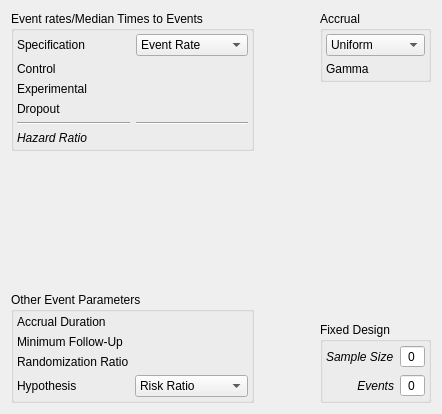
               <widget class="QWidget" name="ssTETab">
                <attribute name="title">
                 <string>Time to Event</string>
                </attribute>
                <layout class="QGridLayout" name="gridLayout_73">
                 <item row="0" column="1">
                  <spacer name="horizontalSpacer_4">
                   <property name="orientation">
                    <enum>Qt::Horizontal</enum>
                   </property>
                   <property name="sizeHint" stdset="0">
                    <size>
                     <width>60</width>
                     <height>20</height>
                    </size>
                   </property>
                  </spacer>
                 </item>
                 <item row="0" column="2">
                  <widget class="QGroupBox" name="ssTEAccrualGroup">
                   <property name="title">
                    <string>Accrual </string>
                   </property>
                   <layout class="QGridLayout" name="gridLayout_72">
                    <property name="margin">
                     <number>3</number>
                    </property>
                    <item row="0" column="0">
                     <layout class="QVBoxLayout" name="ssTEAccrualLayout">
                      <item>
                       <widget class="QComboBox" name="ssTEAccrualCombo">
                        <item>
                         <property name="text">
                          <string>Uniform</string>
                         </property>
                        </item>
                        <item>
                         <property name="text">
                          <string>Exponential</string>
                         </property>
                        </item>
                       </widget>
                      </item>
                      <item>
                       <layout class="QGridLayout" name="ssTEGammaLayout">
                        <item row="0" column="0">
                         <widget class="QLabel" name="ssTEGammaLabel">
                          <property name="text">
                           <string>Gamma</string>
                          </property>
                         </widget>
                        </item>
                        <item row="0" column="1">
                         <widget class="QwtCounter" name="ssTEGammaDSpin" native="true">
                          <property name="numButtons" stdset="0">
                           <number>1</number>
                          </property>
                         </widget>
                        </item>
                       </layout>
                      </item>
                     </layout>
                    </item>
                   </layout>
                  </widget>
                 </item>
                 <item row="2" column="0">
                  <spacer name="verticalSpacer_11">
                   <property name="orientation">
                    <enum>Qt::Vertical</enum>
                   </property>
                   <property name="sizeHint" stdset="0">
                    <size>
                     <width>20</width>
                     <height>67</height>
                    </size>
                   </property>
                  </spacer>
                 </item>
                 <item row="2" column="2" rowspan="2">
                  <spacer name="verticalSpacer_12">
                   <property name="orientation">
                    <enum>Qt::Vertical</enum>
                   </property>
                   <property name="sizeHint" stdset="0">
                    <size>
                     <width>20</width>
                     <height>135</height>
                    </size>
                   </property>
                  </spacer>
                 </item>
                 <item row="3" column="0" rowspan="2">
                  <widget class="QGroupBox" name="ssTEOtherGroup">
                   <property name="title">
                    <string>Other Event Parameters</string>
                   </property>
                   <layout class="QGridLayout" name="gridLayout_54">
                    <property name="margin">
                     <number>3</number>
                    </property>
                    <item row="0" column="0">
                     <layout class="QGridLayout" name="gridLayout_46">
                      <item row="0" column="0">
                       <widget class="QLabel" name="ssTEAccrualLabel">
                        <property name="text">
                         <string>Accrual Duration</string>
                        </property>
                       </widget>
                      </item>
                      <item row="0" column="1">
                       <widget class="QwtCounter" name="ssTEAccrualDSpin" native="true">
                        <property name="numButtons" stdset="0">
                         <number>1</number>
                        </property>
                        <property name="maxValue" stdset="0">
                         <double>1000000.000000000000000</double>
                        </property>
                        <property name="value" stdset="0">
                         <double>18.000000000000000</double>
                        </property>
                       </widget>
                      </item>
                      <item row="1" column="0">
                       <widget class="QLabel" name="ssTEFollowLabel">
                        <property name="text">
                         <string>Minimum Follow-Up</string>
                        </property>
                       </widget>
                      </item>
                      <item row="1" column="1">
                       <widget class="QwtCounter" name="ssTEFollowDSpin" native="true">
                        <property name="numButtons" stdset="0">
                         <number>1</number>
                        </property>
                        <property name="maxValue" stdset="0">
                         <double>1000000.000000000000000</double>
                        </property>
                        <property name="value" stdset="0">
                         <double>12.000000000000000</double>
                        </property>
                       </widget>
                      </item>
                      <item row="2" column="0">
                       <widget class="QLabel" name="ssTERatioLabel">
                        <property name="text">
                         <string>Randomization Ratio</string>
                        </property>
                       </widget>
                      </item>
                      <item row="2" column="1">
                       <widget class="QwtCounter" name="ssTERatioDSpin" native="true">
                        <property name="numButtons" stdset="0">
                         <number>1</number>
                        </property>
                        <property name="value" stdset="0">
                         <double>1.000000000000000</double>
                        </property>
                       </widget>
                      </item>
                      <item row="3" column="0">
                       <widget class="QLabel" name="ssTEHypLabel">
                        <property name="text">
                         <string>Hypothesis</string>
                        </property>
                       </widget>
                      </item>
                      <item row="3" column="1">
                       <widget class="QComboBox" name="ssTEHypCombo">
                        <item>
                         <property name="text">
                          <string>Risk Ratio</string>
                         </property>
                        </item>
                        <item>
                         <property name="text">
                          <string>Risk Difference</string>
                         </property>
                        </item>
                       </widget>
                      </item>
                     </layout>
                    </item>
                   </layout>
                  </widget>
                 </item>
                 <item row="4" column="1">
                  <spacer name="horizontalSpacer_5">
                   <property name="orientation">
                    <enum>Qt::Horizontal</enum>
                   </property>
                   <property name="sizeHint" stdset="0">
                    <size>
                     <width>60</width>
                     <height>20</height>
                    </size>
                   </property>
                  </spacer>
                 </item>
                 <item row="4" column="2">
                  <widget class="QGroupBox" name="groupBox">
                   <property name="title">
                    <string>Fixed Design</string>
                   </property>
                   <layout class="QGridLayout" name="gridLayout_57">
                    <property name="margin">
                     <number>3</number>
                    </property>
                    <item row="0" column="0">
                     <layout class="QGridLayout" name="gridLayout_56">
                      <item row="0" column="0">
                       <widget class="QLabel" name="ssTEFixedLabel">
                        <property name="font">
                         <font>
                          <italic>true</italic>
                         </font>
                        </property>
                        <property name="text">
                         <string>Sample Size</string>
                        </property>
                       </widget>
                      </item>
                      <item row="0" column="1">
                       <widget class="QSpinBox" name="ssTEFixedSpin">
                        <property name="enabled">
                         <bool>true</bool>
                        </property>
                        <property name="alignment">
                         <set>Qt::AlignCenter</set>
                        </property>
                        <property name="readOnly">
                         <bool>true</bool>
                        </property>
                        <property name="buttonSymbols">
                         <enum>QAbstractSpinBox::NoButtons</enum>
                        </property>
                       </widget>
                      </item>
                      <item row="1" column="0">
                       <widget class="QLabel" name="ssTEFixedEventLabel">
                        <property name="font">
                         <font>
                          <italic>true</italic>
                         </font>
                        </property>
                        <property name="text">
                         <string>Events</string>
                        </property>
                        <property name="alignment">
                         <set>Qt::AlignRight|Qt::AlignTrailing|Qt::AlignVCenter</set>
                        </property>
                       </widget>
                      </item>
                      <item row="1" column="1">
                       <widget class="QSpinBox" name="ssTEFixedEventSpin">
                        <property name="enabled">
                         <bool>true</bool>
                        </property>
                        <property name="alignment">
                         <set>Qt::AlignCenter</set>
                        </property>
                        <property name="readOnly">
                         <bool>true</bool>
                        </property>
                        <property name="buttonSymbols">
                         <enum>QAbstractSpinBox::NoButtons</enum>
                        </property>
                       </widget>
                      </item>
                     </layout>
                    </item>
                   </layout>
                  </widget>
                 </item>
                 <item row="0" column="0" rowspan="2">
                  <widget class="QGroupBox" name="ssTEGroup">
                   <property name="sizePolicy">
                    <sizepolicy hsizetype="Preferred" vsizetype="Fixed">
                     <horstretch>0</horstretch>
                     <verstretch>0</verstretch>
                    </sizepolicy>
                   </property>
                   <property name="title">
                    <string>Event rates/Median Times to Events</string>
                   </property>
                   <layout class="QGridLayout" name="gridLayout_55">
                    <property name="margin">
                     <number>3</number>
                    </property>
                    <item row="0" column="0">
                     <layout class="QGridLayout" name="gridLayout_47">
                      <item row="0" column="1">
                       <widget class="QComboBox" name="ssTESwitchCombo">
                        <item>
                         <property name="text">
                          <string>Event Rate</string>
                         </property>
                        </item>
                        <item>
                         <property name="text">
                          <string>Median Time</string>
                         </property>
                        </item>
                       </widget>
                      </item>
                      <item row="1" column="0">
                       <widget class="QLabel" name="ssTECtrlLabel">
                        <property name="text">
                         <string>Control</string>
                        </property>
                       </widget>
                      </item>
                      <item row="1" column="1">
                       <widget class="QwtCounter" name="ssTECtrlDSpin" native="true">
                        <property name="numButtons" stdset="0">
                         <number>1</number>
                        </property>
                        <property name="basicstep" stdset="0">
                         <double>1.000000000000000</double>
                        </property>
                        <property name="maxValue" stdset="0">
                         <double>1000000.000000000000000</double>
                        </property>
                        <property name="value" stdset="0">
                         <double>6.000000000000000</double>
                        </property>
                        <property name="decimals" stdset="0">
                         <number>2</number>
                        </property>
                        <property name="minimum" stdset="0">
                         <double>0.000100000000000</double>
                        </property>
                       </widget>
                      </item>
                      <item row="2" column="0">
                       <widget class="QLabel" name="ssTEExpLabel">
                        <property name="text">
                         <string>Experimental</string>
                        </property>
                       </widget>
                      </item>
                      <item row="2" column="1">
                       <widget class="QwtCounter" name="ssTEExpDSpin" native="true">
                        <property name="numButtons" stdset="0">
                         <number>1</number>
                        </property>
                        <property name="basicstep" stdset="0">
                         <double>1.000000000000000</double>
                        </property>
                        <property name="maxValue" stdset="0">
                         <double>1000000.000000000000000</double>
                        </property>
                        <property name="value" stdset="0">
                         <double>10.000000000000000</double>
                        </property>
                        <property name="decimals" stdset="0">
                         <number>2</number>
                        </property>
                        <property name="minimum" stdset="0">
                         <double>0.000100000000000</double>
                        </property>
                       </widget>
                      </item>
                      <item row="0" column="0">
                       <widget class="QLabel" name="label">
                        <property name="text">
                         <string>Specification</string>
                        </property>
                       </widget>
                      </item>
                      <item row="3" column="0">
                       <widget class="QLabel" name="ssTEDropoutLabel">
                        <property name="text">
                         <string>Dropout</string>
                        </property>
                       </widget>
                      </item>
                      <item row="3" column="1">
                       <widget class="QwtCounter" name="ssTEDropoutDSpin" native="true">
                        <property name="numButtons" stdset="0">
                         <number>1</number>
                        </property>
                        <property name="basicstep" stdset="0">
                         <double>1.000000000000000</double>
                        </property>
                        <property name="maxValue" stdset="0">
                         <double>1000000.000000000000000</double>
                        </property>
                        <property name="value" stdset="0">
                         <double>12.000000000000000</double>
                        </property>
                        <property name="decimals" stdset="0">
                         <number>2</number>
                        </property>
                       </widget>
                      </item>
                      <item row="5" column="1">
                       <widget class="QwtCounter" name="ssTEHazardRatioDSpin" native="true">
                        <property name="numButtons" stdset="0">
                         <number>0</number>
                        </property>
                        <property name="value" stdset="0">
                         <double>1.000000000000000</double>
                        </property>
                        <property name="editable" stdset="0">
                         <bool>false</bool>
                        </property>
                        <property name="readOnly" stdset="0">
                         <bool>true</bool>
                        </property>
                        <property name="decimals" stdset="0">
                         <number>4</number>
                        </property>
                       </widget>
                      </item>
                      <item row="5" column="0">
                       <widget class="QLabel" name="ssTEHazardRatioLabel">
                        <property name="font">
                         <font>
                          <italic>true</italic>
                         </font>
                        </property>
                        <property name="text">
                         <string>Hazard Ratio</string>
                        </property>
                       </widget>
                      </item>
                      <item row="4" column="0">
                       <widget class="Line" name="line">
                        <property name="orientation">
                         <enum>Qt::Horizontal</enum>
                        </property>
                       </widget>
                      </item>
                      <item row="4" column="1">
                       <widget class="Line" name="line_2">
                        <property name="orientation">
                         <enum>Qt::Horizontal</enum>
                        </property>
                       </widget>
                      </item>
                     </layout>
                    </item>
                   </layout>
                  </widget>
                 </item>
                </layout>
               </widget>
